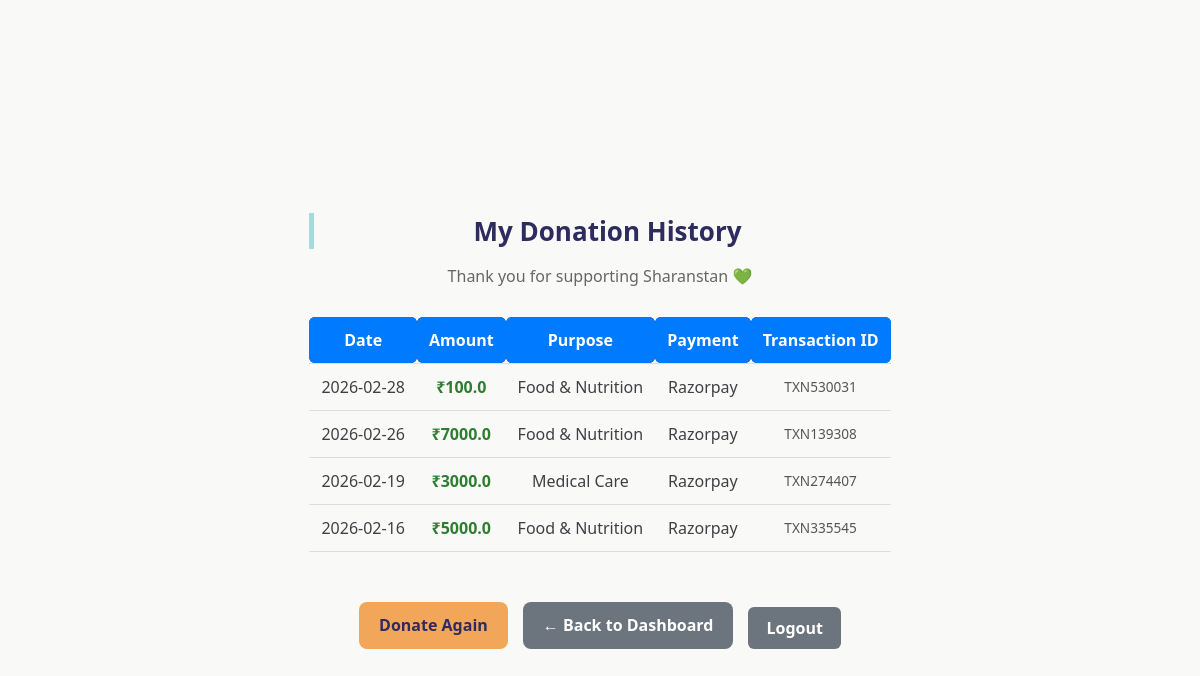
Before: /my-donations (signed in) with the older database file.
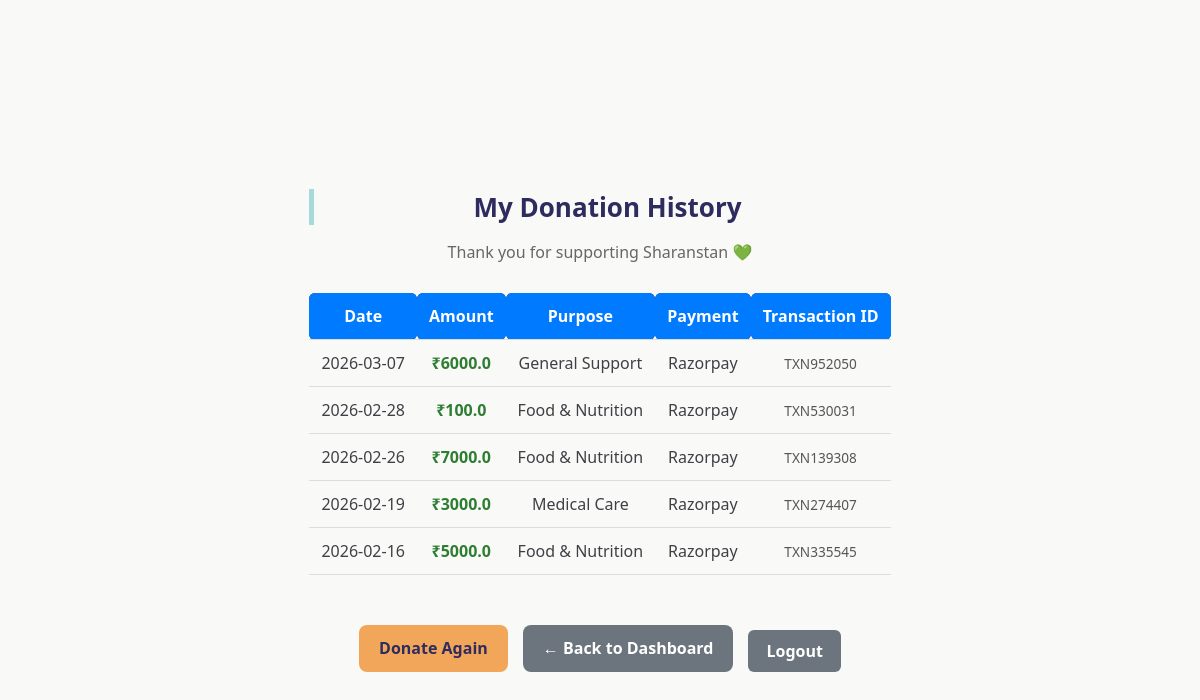
After: the same page with the newer database file.
### tables this page shows
CREATE TABLE donation_summary (
        id INTEGER PRIMARY KEY AUTOINCREMENT,
        user_email TEXT,
        donor_name TEXT,
        email TEXT,
        phone TEXT,
        country TEXT,
        amount REAL,
        purpose TEXT,
        payment_method TEXT,
        date TEXT,
        qr_id TEXT UNIQUE,
        payment_id TEXT,
        order_id TEXT,
        status TEXT DEFAULT 'Pending'
    );

### app.py (the view)
@app.route('/my-donations')
def my_donations():
    if 'user' not in session:
        return redirect('/login')
    db = get_db()
    cur = db.cursor()
    cur.execute(
        "SELECT * FROM donation_summary WHERE user_email=? ORDER BY date DESC",
        (session['user'],)
    )
    donations = cur.fetchall()
    db.close()
    return render_template('my_donation.html', donations=donations)

### app.py (called while the page is built)
def get_db():
    conn = sqlite3.connect(DB)
    conn.row_factory = sqlite3.Row
    return conn

### templates/my_donation.html (shortened to what this page needs)
<!DOCTYPE html>
<html lang="en">
<head>
    <link rel="stylesheet" href="{{ url_for('static', filename='style.css') }}">
</head>
<body class="user-page">
<div class="user-container">
    <div class="user-header">
        <h2>My Donation History</h2>
        <p>Thank you for supporting Sharanstan 💚</p>
    </div>
    {% if donations %}
    <div class="table-wrapper">
        <table class="modern-table">
            <thead>
                <tr>
                    <th>Date</th>
                    <th>Amount</th>
                    <th>Purpose</th>
                    <th>Payment</th>
                    <th>Transaction ID</th>
                </tr>
            </thead>
            <tbody>
                {% for d in donations %}
                <tr>
                    <td>{{ d['date'] }}</td>
                    <td class="amount">₹{{ d['amount'] }}</td>
                    <td>{{ d['purpose'] }}</td>
                    <td>{{ d['payment_method'] }}</td>
                    <td class="txn-id">{{ d['qr_id'] }}</td>
                </tr>
                {% endfor %}
            </tbody>
        </table>
    </div>
    {% else %}
        <div class="empty-state">
            <p>You have not made any donations yet.</p>
            <a href="/donate" class="primary-btn">Make Your First Donation</a>
        </div>
    {% endif %}
    <div class="user-actions">
    <a href="/donate" class="primary-btn">Donate Again</a>
    <a href="/user-dashboard" class="neutral-btn"> ← Back to Dashboard</a>
    <a href="/logout" class="secondary-btn">Logout</a>
</div>
</div>
</body>
</html>

### static/style.css (style rules this page uses)
body { font-family: "Segoe UI", Arial, sans-serif; background: #F9FAF7; padding: 20px; margin: 0; color: #3F3F46; }
h2 { color: #2E2B5F; border-left: 5px solid #A7DADB; padding-left: 10px; }
a { display: inline-block; margin-top: 10px; color: #2E2B5F; text-decoration: none; font-weight: 600; }
.table-wrapper { overflow-x: auto; }
.amount { font-weight: bold; color: #2e7d32; }
.txn-id { font-size: 0.9rem; color: #555; }
.user-page { background: #F9FAF7; min-height: 100vh; display: flex; align-items: center; justify-content: center; }
.user-header { text-align: center; margin-bottom: 30px; }
.user-header h2 { font-size: 26px; margin-bottom: 5px; }
.user-header p { color: #666; }
.modern-table { width: 100%; border-collapse: collapse; }
.modern-table thead { background: #2E2B5F; color: #A7DADB; font-weight: 600; }
.modern-table th, .modern-table td { padding: 12px; text-align: center; }
.modern-table tbody tr { border-bottom: 1px solid #eee; }
.txn-id { font-size: 0.85rem; color: #555; }
.user-actions { margin-top: 30px; display: flex; justify-content: center; gap: 15px; }
.primary-btn { background: #F2A65A; color: #2E2B5F; padding: 12px 20px; border-radius: 8px; text-decoration: none; font-weight: 600; transition: 0.3s ease; }
.secondary-btn { background: #c0392b; color: white; padding: 12px 20px; border-radius: 8px; text-decoration: none; font-weight: 600; transition: 0.3s ease; }
.neutral-btn { background: #6c757d; color: white; padding: 12px 20px; border-radius: 8px; text-decoration: none; font-weight: 600; transition: 0.3s ease; }
h2 { text-align: center; margin-bottom: 20px; }
table { width: 100%; border-collapse: collapse; }
th, td { padding: 12px; border-bottom: 1px solid #ddd; text-align: center; }
th { background: #007bff; color: #fff; border-radius: 6px; }
a { text-decoration: none; color: #007bff; display: inline-block; margin-top: 20px; }
.secondary-btn { display: inline-block; margin-top: 25px; padding: 10px 18px; background: #6c757d; color: #fff; border-radius: 6px; text-decoration: none; transition: 0.3s ease; }

Changed rows visible on the page:
added donation_summary: date "2026-03-07", amount "6000.0", purpose "General Support", payment_method "Razorpay", qr_id "TXN952050"
